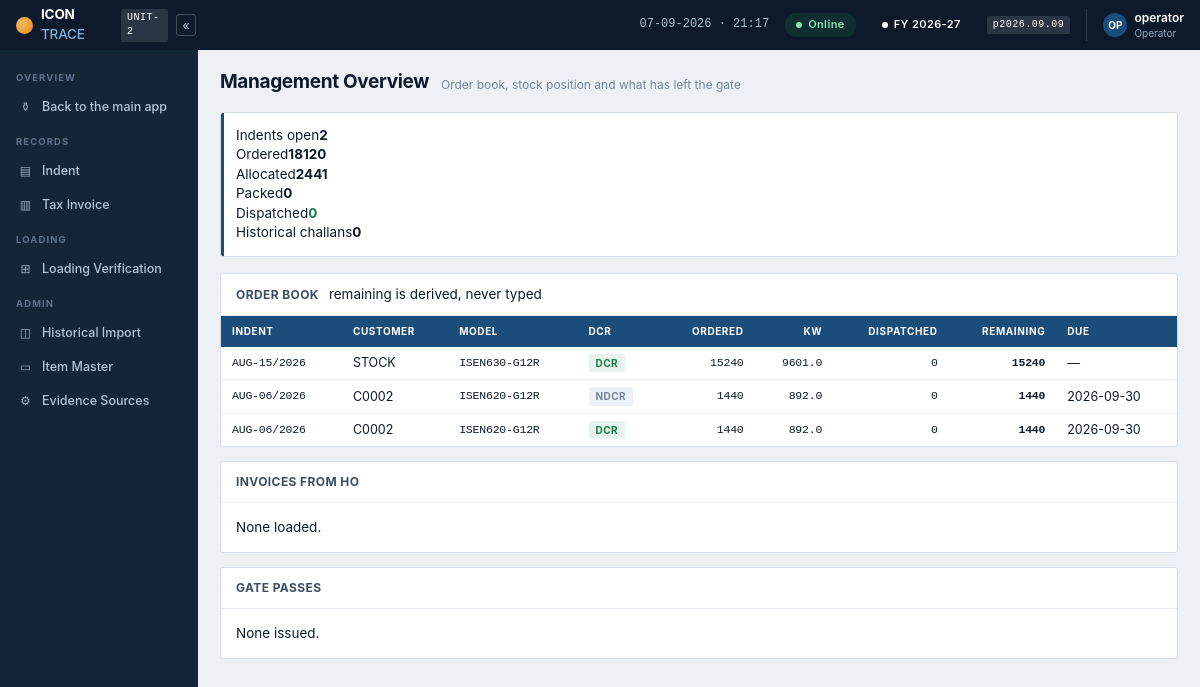
Page /mgmt on the earlier database version.
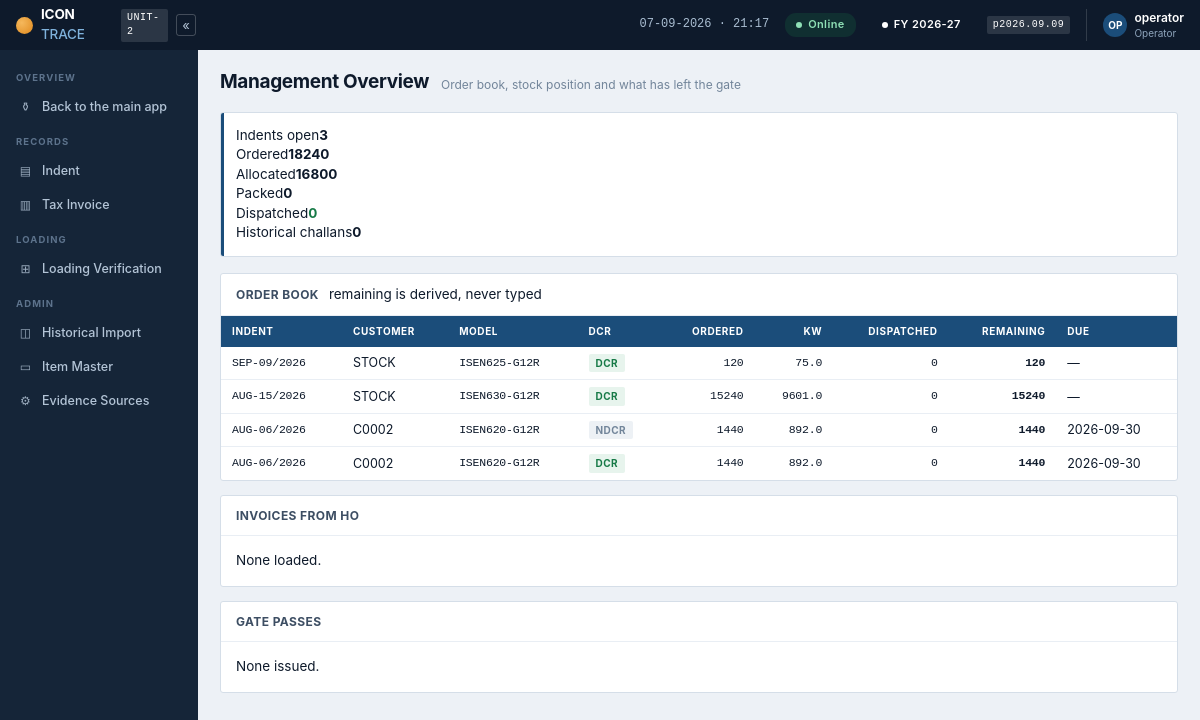
Same page on the later database version.
### tables this page shows
CREATE TABLE indent_line (
  indent_line_id INTEGER PRIMARY KEY AUTOINCREMENT,
  indent_id      INTEGER      NOT NULL,
  line_no        INTEGER    NOT NULL,

  item_description TEXT NOT NULL,   -- exactly as written on the form
  -- so the line points at an ITEM, and the cell type comes with it.
  item_code      TEXT  NULL,
  model          TEXT  NOT NULL,     -- must exist in the model master
  wattage        INT          NOT NULL,
  qty            INT          NOT NULL,

  -- Store-declared REQUIREMENTS, stated before material issue. They are not
  -- derived from the materials chosen - the store needs the instruction
  -- first. Keeping them independent is what makes the cross-check possible:
  -- indent says DCR + materials issued say NDCR = refuse.
  dcr            TEXT NOT NULL,
  arc            TEXT NULL,

  -- From "PALLET PACKING (36nos x 1)". NULL means use the unit ceiling,
  -- which comes from frame thickness (Unit-2 30mm = 36). Must never exceed
  -- it - a physically impossible instruction is refused at entry, not
  -- discovered at packing.
  pallet_qty     INTEGER     NULL,

  line_note      TEXT NULL,
  UNIQUE (indent_id, line_no),
  CONSTRAINT fk_il_indent FOREIGN KEY (indent_id)
    REFERENCES indent (indent_id)
);

CREATE TABLE indent (
  indent_id     INTEGER PRIMARY KEY AUTOINCREMENT,
  indent_no     TEXT  NOT NULL,        -- e.g. AUG-05/2026
  indent_date   TEXT         NOT NULL,
  customer      TEXT NOT NULL,
  area          TEXT  NULL,
  lot_name      TEXT  NULL,      -- optional, Humesh's request

  -- Icon's own vocabulary, from the Jan-2025 SRS. Do not invent new terms:
  --   make_to_stock  = "Common Items"     - fulfil from General Stock
  --   make_to_order  = "Un-Common Items"  - built to a customer spec
  -- Borosil is make_to_order (own labels, no Icon logo). AGNI is
  -- make_to_stock. This is a SEPARATE axis from pre/post-shared, which is
  -- only about when the serial is disclosed.
  build_type    TEXT NOT NULL
                DEFAULT 'make_to_stock',

  -- The paper form says things like "NEXT WEEK". Keep what was written for
  -- the record, but store a real date so it can be sorted and chased.
  delivery_by   TEXT         NULL,
  delivery_text TEXT NULL,

  special_instructions TEXT  NULL,
  prepared_by   TEXT  NULL,            -- e.g. Akansha Reddy
  approved_by   TEXT  NULL,            -- Marketing HOD
  form_no       TEXT  NOT NULL DEFAULT 'IS-HO-MRK-FM-03',

  pdf_path      TEXT NULL,            -- file on disk, never a BLOB
  pdf_sha256    TEXT     NULL,

  status        TEXT NOT NULL DEFAULT 'open',
  closed_reason TEXT NULL,
  created_at    TEXT     NOT NULL DEFAULT CURRENT_TIMESTAMP,
  created_by    TEXT  NOT NULL,
  UNIQUE (indent_no)
);

### app.py (the view)
@app.route("/mgmt")
def mgmt():
    with db.conn() as (cx, cur):
        f = db.production_funnel(cur)
        indents = db.recent_indents(cur)
        prog = db.indent_progress(cur)
        inv = db.recent_invoices(cur)
        gps = db.gatepasses(cur)
        stats = db.import_stats(cur)
    return render_template("mgmt.html", f=f, indents=indents, prog=prog,
                           invoices=inv, gatepasses=gps, stats=stats)

### app.py (called while the page is built)
def build_id():
    h = hashlib.sha256()
    for name in BUILD_FILES:
        for folder in (BASE, os.path.join(BASE, "static"),
                       os.path.join(BASE, "templates")):
            p = os.path.join(folder, name)
            if os.path.exists(p):
                h.update(str(os.path.getmtime(p)).encode())
                h.update(str(os.path.getsize(p)).encode())
                break
    return h.hexdigest()[:10]

@app.after_request
def no_store(resp):
    ct = resp.headers.get("Content-Type", "")
    if "text/html" in ct or "application/json" in ct:
        resp.headers["Cache-Control"] = "no-store, no-cache, must-revalidate, max-age=0"
        resp.headers["Pragma"] = "no-cache"
        resp.headers["Expires"] = "0"
        resp.headers["X-Icon-Build"] = build_id()
    return resp

def actor():
    return session.get("user", "operator")

### db.py (called while the page is built)
def available():
    return True

def fin_year(d=None):
    d = d or datetime.date.today()
    return d.year if d.month >= 4 else d.year - 1

def fy_label(fy):
    return "%d-%02d" % (fy, (fy + 1) % 100)

### store.py (called while the page is built)
def _row_factory(cursor, row):
    return {d[0]: row[i] for i, d in enumerate(cursor.description)}

### templates/mgmt.html
{% extends "base.html" %}{% set nav='mgmt' %}
{% block body %}
<div class="pg"><h2>Management Overview</h2>
  <p>Order book, stock position and what has left the gate</p></div>
<div class="kpi" style="margin-bottom:16px">
  <div><span>Indents open</span><b>{{ indents|length }}</b></div>
  <div><span>Ordered</span><b>{{ prog | sum(attribute='ordered_qty') }}</b></div>
  <div><span>Allocated</span><b>{{ f.allocated }}</b></div>
  <div><span>Packed</span><b>{{ f.packed }}</b></div>
  <div><span>Dispatched</span><b style="color:var(--pass)">{{ f.dispatched }}</b></div>
  <div><span>Historical challans</span><b>{{ stats.challans }}</b></div>
</div>
<div class="card"><div class="card-h"><h3>Order book</h3>
  <span class="sp hint">remaining is derived, never typed</span></div>
{% if prog %}<table>
<thead><tr><th>Indent</th><th>Customer</th><th>Model</th><th>DCR</th>
<th style="text-align:right">Ordered</th><th style="text-align:right">KW</th>
<th style="text-align:right">Dispatched</th><th style="text-align:right">Remaining</th>
<th>Due</th></tr></thead><tbody>
{% for p in prog %}<tr><td class="mono">{{ p.indent_no }}</td><td>{{ p.customer }}</td>
<td class="mono">{{ p.model }}</td>
<td><span class="tag {{ 't-pass' if p.dcr=='DCR' else 't-mute' }}">{{ p.dcr }}</span></td>
<td style="text-align:right" class="mono">{{ p.ordered_qty }}</td>
<td style="text-align:right" class="mono">{{ p.ordered_kw }}</td>
<td style="text-align:right" class="mono">{{ p.dispatched_qty }}</td>
<td style="text-align:right" class="mono"><b>{{ p.remaining_qty }}</b></td>
<td>{{ p.delivery_by or '—' }}</td></tr>{% endfor %}
</tbody></table>{% else %}<div class="card-b hint">No indents yet.</div>{% endif %}</div>
<div class="card"><div class="card-h"><h3>Invoices from HO</h3></div>
{% if invoices %}<table>
<thead><tr><th>Invoice</th><th>Date</th><th>Buyer</th><th>Model</th>
<th style="text-align:right">Declared</th></tr></thead><tbody>
{% for i in invoices %}<tr><td class="mono">{{ i.invoice_no }}</td>
<td>{{ i.invoice_date or '—' }}</td><td>{{ i.buyer_name }}</td>
<td class="mono">{{ i.declared_model }}</td>
<td style="text-align:right" class="mono">{{ i.declared_qty }}</td></tr>{% endfor %}
</tbody></table>{% else %}<div class="card-b hint">None loaded.</div>{% endif %}</div>
<div class="card"><div class="card-h"><h3>Gate passes</h3></div>
{% if gatepasses %}<table>
<thead><tr><th>Number</th><th>Date</th><th>Type</th><th>Party</th><th>Material</th></tr></thead>
<tbody>{% for g in gatepasses %}<tr><td class="mono">{{ g.gp_no }}</td><td>{{ g.gp_date }}</td>
<td><span class="tag {{ 't-rev' if g.kind=='RGP' else 't-mute' }}">{{ g.kind }}</span></td>
<td>{{ g.party }}</td><td>{{ g.description }}</td></tr>{% endfor %}</tbody>
</table>{% else %}<div class="card-b hint">None issued.</div>{% endif %}</div>
{% endblock %}

Differences in the rows shown:
added indent_line: indent_no "SEP-09/2026", customer "STOCK", model "ISEN625-G12R", dcr "DCR", ordered_qty "120", ordered_kw "75.0", dispatched_qty "0", remaining_qty "120", delivery_by "—"
Other differences:
{{ indents|length }}: "2" → "3"
{{ prog | sum(attribute='ordered_qty') }}: "18120" → "18240"
{{ f.allocated }}: "2441" → "16800"
